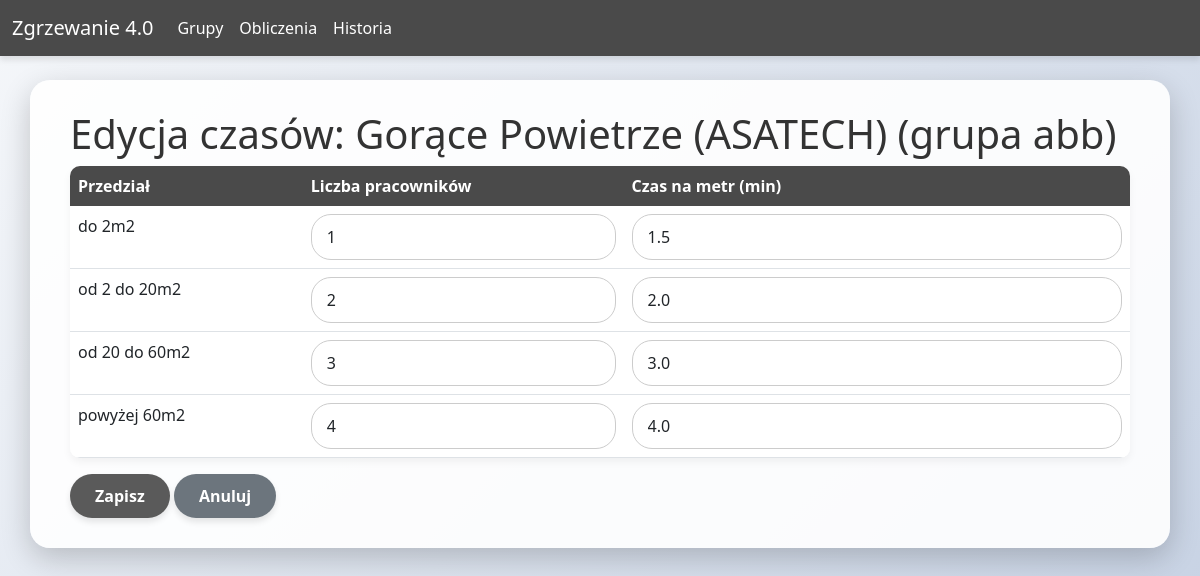
The page /metody/edytuj/5 on the database its author committed.
### app/models.py (models this page shows, shortened)
class Metoda(db.Model):
    __tablename__ = 'metoda'
    id = db.Column(db.Integer, primary_key=True)
    nazwa = db.Column(db.String(100), nullable=False)
    grupa_id = db.Column(db.Integer, db.ForeignKey('grupa.id'))
    czasy = db.relationship('MetodaCzas', backref='metoda', cascade='all, delete-orphan')

class Grupa(db.Model):
    __tablename__ = 'grupa'
    id = db.Column(db.Integer, primary_key=True)
    nazwa = db.Column(db.String(100), unique=True, nullable=False)
    metody = db.relationship('Metoda', backref='grupa', cascade='all, delete-orphan')

class MetodaCzas(db.Model):
    __tablename__ = 'metoda_czasy'
    id = db.Column(db.Integer, primary_key=True)
    metoda_id = db.Column(db.Integer, db.ForeignKey('metoda.id'))
    przedzial = db.Column(db.String(50))  # np. "do 2m2"
    pracownicy = db.Column(db.Integer, default=1)
    czas_na_metr = db.Column(db.Float, default=0.0)

### app/routes/methods.py (the view, shortened to what this page needs)
@bp.route('/edytuj/<int:metoda_id>', methods=['GET', 'POST'])
def edit(metoda_id):
    metoda = Metoda.query.get_or_404(metoda_id)
    grupa = metoda.grupa
    form = MetodaEdycjaForm()
    for przedzial in PRZEDZIALY:
        czas_obj = next((c for c in metoda.czasy if c.przedzial == przedzial), None)
        prac = czas_obj.pracownicy if czas_obj else 1
        czas = czas_obj.czas_na_metr if czas_obj else 0.0
        form.czasy.append_entry({
            'przedzial': przedzial,
            'pracownicy': prac,
            'czas': czas
        })
    return render_template('methods/edit.html', form=form, metoda=metoda, grupa=grupa)

### app/forms.py
class MetodaEdycjaForm(FlaskForm):
    czasy = FieldList(FormField(CzasPrzedzialuForm))

class CzasPrzedzialuForm(FlaskForm):
    przedzial = StringField('Przedział')
    pracownicy = IntegerField('Liczba pracowników', default=1, validators=[NumberRange(min=1, max=20)])
    czas = FloatField('Czas na metr (min)', default=0.0, validators=[NumberRange(min=0)])

### app/templates/methods/edit.html (shortened to what this page needs)
{% extends "base.html" %}
{% block content %}
<h1>Edycja czasów: {{ metoda.nazwa }} (grupa {{ grupa.nazwa }})</h1>
<form method="post">
    <table class="table">
        <thead>
            <tr>
                <th>Przedział</th>
                <th>Liczba pracowników</th>
                <th>Czas na metr (min)</th>
            </tr>
        </thead>
        <tbody>
            {% for entry in form.czasy.entries %}
            <tr>
                <td>{{ entry.przedzial.data }}</td>
                <td>{{ entry.pracownicy(class="form-control") }}</td>
                <td>{{ entry.czas(class="form-control") }}</td>
            </tr>
            {% endfor %}
        </tbody>
    </table>
    <button type="submit" class="btn btn-success">Zapisz</button>
    <a href="{{ url_for('methods.list', grupa_id=grupa.id) }}" class="btn btn-secondary">Anuluj</a>
</form>
{% endblock %}

### app/static/style.css (style rules this page uses)
body { background: linear-gradient(135deg, #f5f7fa 0%, #c3cfe2 100%); min-height: 100vh; margin: 0; padding: 0; font-family: 'Segoe UI', Tahoma, Geneva, Verdana, sans-serif; }
h1, h2, h3 { color: #333; }
.btn { border-radius: 50px; font-weight: bold; padding: 10px 25px; transition: all 0.3s ease; box-shadow: 0 4px 6px rgba(0, 0, 0, 0.1); border: none; }
.btn-success { background-color: #5a5a5a; color: white; }
.btn-secondary { background-color: #6c757d; border: none; }
.table { background-color: white; border-radius: 10px; overflow: hidden; box-shadow: 0 4px 8px rgba(0, 0, 0, 0.05); }
.table thead th { background-color: #4a4a4a; color: white; font-weight: 600; border-bottom: none; }
.form-control, .form-select { border-radius: 20px; border: 1px solid #ccc; padding: 10px 15px; }

### rows shown on the page
Metoda: nazwa "Gorące Powietrze (ASATECH)"
Grupa: nazwa "abb"
MetodaCzas: przedzial.data "do 2m2", pracownicy "1", czas "1.5"
MetodaCzas: przedzial.data "od 2 do 20m2", pracownicy "2", czas "2.0"
MetodaCzas: przedzial.data "od 20 do 60m2", pracownicy "3", czas "3.0"
MetodaCzas: przedzial.data "powyżej 60m2", pracownicy "4", czas "4.0"
